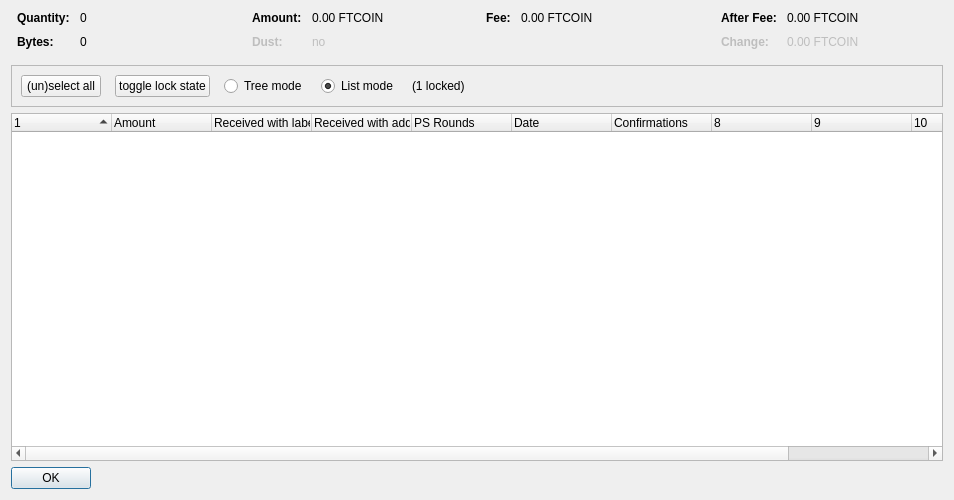
<?xml version="1.0" encoding="UTF-8"?>
<ui version="4.0">
 <class>CoinControlDialog</class>
 <widget class="QDialog" name="CoinControlDialog">
  <property name="geometry">
   <rect>
    <x>0</x>
    <y>0</y>
    <width>954</width>
    <height>500</height>
   </rect>
  </property>
  <property name="windowTitle">
   <string>Coin Selection</string>
  </property>
  <layout class="QVBoxLayout" name="verticalLayout">
   <item>
    <layout class="QHBoxLayout" name="horizontalLayoutTop" stretch="0,0,0,0">
     <property name="topMargin">
      <number>0</number>
     </property>
     <property name="bottomMargin">
      <number>10</number>
     </property>
     <item>
      <layout class="QFormLayout" name="formLayoutCoinControl1">
       <property name="horizontalSpacing">
        <number>10</number>
       </property>
       <property name="verticalSpacing">
        <number>10</number>
       </property>
       <property name="leftMargin">
        <number>6</number>
       </property>
       <property name="rightMargin">
        <number>6</number>
       </property>
       <item row="0" column="0">
        <widget class="QLabel" name="labelCoinControlQuantityText">
         <property name="font">
          <font>
           <weight>75</weight>
           <bold>true</bold>
          </font>
         </property>
         <property name="text">
          <string>Quantity:</string>
         </property>
        </widget>
       </item>
       <item row="0" column="1">
        <widget class="QLabel" name="labelCoinControlQuantity">
         <property name="cursor">
          <cursorShape>IBeamCursor</cursorShape>
         </property>
         <property name="contextMenuPolicy">
          <enum>Qt::ActionsContextMenu</enum>
         </property>
         <property name="text">
          <string notr="true">0</string>
         </property>
         <property name="textInteractionFlags">
          <set>Qt::LinksAccessibleByMouse|Qt::TextSelectableByKeyboard|Qt::TextSelectableByMouse</set>
         </property>
        </widget>
       </item>
       <item row="1" column="0">
        <widget class="QLabel" name="labelCoinControlBytesText">
         <property name="font">
          <font>
           <weight>75</weight>
           <bold>true</bold>
          </font>
         </property>
         <property name="text">
          <string>Bytes:</string>
         </property>
        </widget>
       </item>
       <item row="1" column="1">
        <widget class="QLabel" name="labelCoinControlBytes">
         <property name="cursor">
          <cursorShape>IBeamCursor</cursorShape>
         </property>
         <property name="contextMenuPolicy">
          <enum>Qt::ActionsContextMenu</enum>
         </property>
         <property name="text">
          <string notr="true">0</string>
         </property>
         <property name="textInteractionFlags">
          <set>Qt::LinksAccessibleByMouse|Qt::TextSelectableByKeyboard|Qt::TextSelectableByMouse</set>
         </property>
        </widget>
       </item>
      </layout>
     </item>
     <item>
      <layout class="QFormLayout" name="formLayoutCoinControl2">
       <property name="horizontalSpacing">
        <number>10</number>
       </property>
       <property name="verticalSpacing">
        <number>10</number>
       </property>
       <property name="leftMargin">
        <number>6</number>
       </property>
       <property name="rightMargin">
        <number>6</number>
       </property>
       <item row="0" column="0">
        <widget class="QLabel" name="labelCoinControlAmountText">
         <property name="font">
          <font>
           <weight>75</weight>
           <bold>true</bold>
          </font>
         </property>
         <property name="text">
          <string>Amount:</string>
         </property>
        </widget>
       </item>
       <item row="0" column="1">
        <widget class="QLabel" name="labelCoinControlAmount">
         <property name="cursor">
          <cursorShape>IBeamCursor</cursorShape>
         </property>
         <property name="contextMenuPolicy">
          <enum>Qt::ActionsContextMenu</enum>
         </property>
         <property name="text">
          <string notr="true">0.00 FTCOIN</string>
         </property>
         <property name="textInteractionFlags">
          <set>Qt::LinksAccessibleByMouse|Qt::TextSelectableByKeyboard|Qt::TextSelectableByMouse</set>
         </property>
        </widget>
       </item>
       <item row="1" column="0">
        <widget class="QLabel" name="labelCoinControlLowOutputText">
         <property name="enabled">
          <bool>false</bool>
         </property>
         <property name="font">
          <font>
           <weight>75</weight>
           <bold>true</bold>
          </font>
         </property>
         <property name="text">
          <string>Dust:</string>
         </property>
        </widget>
       </item>
       <item row="1" column="1">
        <widget class="QLabel" name="labelCoinControlLowOutput">
         <property name="enabled">
          <bool>false</bool>
         </property>
         <property name="cursor">
          <cursorShape>IBeamCursor</cursorShape>
         </property>
         <property name="contextMenuPolicy">
          <enum>Qt::ActionsContextMenu</enum>
         </property>
         <property name="text">
          <string notr="true">no</string>
         </property>
         <property name="textInteractionFlags">
          <set>Qt::LinksAccessibleByMouse|Qt::TextSelectableByKeyboard|Qt::TextSelectableByMouse</set>
         </property>
        </widget>
       </item>
      </layout>
     </item>
     <item>
      <layout class="QFormLayout" name="formLayoutCoinControl3">
       <property name="horizontalSpacing">
        <number>10</number>
       </property>
       <property name="verticalSpacing">
        <number>10</number>
       </property>
       <property name="leftMargin">
        <number>6</number>
       </property>
       <property name="rightMargin">
        <number>6</number>
       </property>
       <item row="0" column="0">
        <widget class="QLabel" name="labelCoinControlFeeText">
         <property name="font">
          <font>
           <weight>75</weight>
           <bold>true</bold>
          </font>
         </property>
         <property name="text">
          <string>Fee:</string>
         </property>
        </widget>
       </item>
       <item row="0" column="1">
        <widget class="QLabel" name="labelCoinControlFee">
         <property name="cursor">
          <cursorShape>IBeamCursor</cursorShape>
         </property>
         <property name="contextMenuPolicy">
          <enum>Qt::ActionsContextMenu</enum>
         </property>
         <property name="text">
          <string notr="true">0.00 FTCOIN</string>
         </property>
         <property name="textInteractionFlags">
          <set>Qt::LinksAccessibleByMouse|Qt::TextSelectableByKeyboard|Qt::TextSelectableByMouse</set>
         </property>
        </widget>
       </item>
      </layout>
     </item>
     <item>
      <layout class="QFormLayout" name="formLayoutCoinControl4">
       <property name="horizontalSpacing">
        <number>10</number>
       </property>
       <property name="verticalSpacing">
        <number>10</number>
       </property>
       <property name="leftMargin">
        <number>6</number>
       </property>
       <property name="rightMargin">
        <number>6</number>
       </property>
       <item row="0" column="0">
        <widget class="QLabel" name="labelCoinControlAfterFeeText">
         <property name="font">
          <font>
           <weight>75</weight>
           <bold>true</bold>
          </font>
         </property>
         <property name="text">
          <string>After Fee:</string>
         </property>
        </widget>
       </item>
       <item row="0" column="1">
        <widget class="QLabel" name="labelCoinControlAfterFee">
         <property name="cursor">
          <cursorShape>IBeamCursor</cursorShape>
         </property>
         <property name="contextMenuPolicy">
          <enum>Qt::ActionsContextMenu</enum>
         </property>
         <property name="text">
          <string notr="true">0.00 FTCOIN</string>
         </property>
         <property name="textInteractionFlags">
          <set>Qt::LinksAccessibleByMouse|Qt::TextSelectableByKeyboard|Qt::TextSelectableByMouse</set>
         </property>
        </widget>
       </item>
       <item row="1" column="0">
        <widget class="QLabel" name="labelCoinControlChangeText">
         <property name="enabled">
          <bool>false</bool>
         </property>
         <property name="font">
          <font>
           <weight>75</weight>
           <bold>true</bold>
          </font>
         </property>
         <property name="text">
          <string>Change:</string>
         </property>
        </widget>
       </item>
       <item row="1" column="1">
        <widget class="QLabel" name="labelCoinControlChange">
         <property name="enabled">
          <bool>false</bool>
         </property>
         <property name="cursor">
          <cursorShape>IBeamCursor</cursorShape>
         </property>
         <property name="contextMenuPolicy">
          <enum>Qt::ActionsContextMenu</enum>
         </property>
         <property name="text">
          <string notr="true">0.00 FTCOIN</string>
         </property>
         <property name="textInteractionFlags">
          <set>Qt::LinksAccessibleByMouse|Qt::TextSelectableByKeyboard|Qt::TextSelectableByMouse</set>
         </property>
        </widget>
       </item>
      </layout>
     </item>
    </layout>
   </item>
   <item>
    <widget class="QFrame" name="frame">
     <property name="minimumSize">
      <size>
       <width>0</width>
       <height>40</height>
      </size>
     </property>
     <property name="frameShape">
      <enum>QFrame::StyledPanel</enum>
     </property>
     <property name="frameShadow">
      <enum>QFrame::Sunken</enum>
     </property>
     <layout class="QHBoxLayout" name="horizontalLayout">
      <item>
       <layout class="QHBoxLayout" name="horizontalLayoutPanel" stretch="0,0,0,0,0,0">
        <property name="spacing">
         <number>14</number>
        </property>
        <item>
         <widget class="QPushButton" name="pushButtonSelectAll">
          <property name="sizePolicy">
           <sizepolicy hsizetype="Maximum" vsizetype="Fixed">
            <horstretch>0</horstretch>
            <verstretch>0</verstretch>
           </sizepolicy>
          </property>
          <property name="text">
           <string>(un)select all</string>
          </property>
          <property name="autoDefault">
           <bool>false</bool>
          </property>
         </widget>
        </item>
        <item>
         <widget class="QPushButton" name="pushButtonToggleLock">
          <property name="sizePolicy">
           <sizepolicy hsizetype="Maximum" vsizetype="Fixed">
            <horstretch>0</horstretch>
            <verstretch>0</verstretch>
           </sizepolicy>
          </property>
          <property name="text">
           <string>toggle lock state</string>
          </property>
          <property name="autoDefault">
           <bool>false</bool>
          </property>
         </widget>
        </item>
        <item>
         <widget class="QRadioButton" name="radioTreeMode">
          <property name="sizePolicy">
           <sizepolicy hsizetype="Maximum" vsizetype="Fixed">
            <horstretch>0</horstretch>
            <verstretch>0</verstretch>
           </sizepolicy>
          </property>
          <property name="text">
           <string>Tree mode</string>
          </property>
         </widget>
        </item>
        <item>
         <widget class="QRadioButton" name="radioListMode">
          <property name="sizePolicy">
           <sizepolicy hsizetype="Maximum" vsizetype="Fixed">
            <horstretch>0</horstretch>
            <verstretch>0</verstretch>
           </sizepolicy>
          </property>
          <property name="text">
           <string>List mode</string>
          </property>
          <property name="checked">
           <bool>true</bool>
          </property>
         </widget>
        </item>
        <item>
         <widget class="QLabel" name="labelLocked">
          <property name="text">
           <string>(1 locked)</string>
          </property>
         </widget>
        </item>
        <item>
         <spacer name="horizontalSpacer">
          <property name="orientation">
           <enum>Qt::Horizontal</enum>
          </property>
          <property name="sizeHint" stdset="0">
           <size>
            <width>40</width>
            <height>20</height>
           </size>
          </property>
         </spacer>
        </item>
       </layout>
      </item>
     </layout>
    </widget>
   </item>
   <item>
    <widget class="CoinControlTreeWidget" name="treeWidget">
     <property name="contextMenuPolicy">
      <enum>Qt::CustomContextMenu</enum>
     </property>
     <property name="sortingEnabled">
      <bool>false</bool>
     </property>
     <property name="columnCount">
      <number>11</number>
     </property>
     <attribute name="headerShowSortIndicator" stdset="0">
      <bool>true</bool>
     </attribute>
     <attribute name="headerStretchLastSection">
      <bool>false</bool>
     </attribute>
     <column>
      <property name="text">
       <string/>
      </property>
     </column>
     <column>
      <property name="text">
       <string>Amount</string>
      </property>
     </column>
     <column>
      <property name="text">
       <string>Received with label</string>
      </property>
     </column>
     <column>
      <property name="text">
       <string>Received with address</string>
      </property>
     </column>
     <column>
      <property name="text">
       <string>PS Rounds</string>
      </property>
     </column>
     <column>
      <property name="text">
       <string>Date</string>
      </property>
     </column>
     <column>
      <property name="text">
       <string>Confirmations</string>
      </property>
      <property name="toolTip">
       <string>Confirmed</string>
      </property>
     </column>
     <column>
      <property name="text">
       <string/>
      </property>
     </column>
     <column>
      <property name="text">
       <string/>
      </property>
     </column>
     <column>
      <property name="text">
       <string/>
      </property>
     </column>
     <column>
      <property name="text">
       <string/>
      </property>
     </column>
    </widget>
   </item>
   <item>
    <widget class="QDialogButtonBox" name="buttonBox">
     <property name="sizePolicy">
      <sizepolicy hsizetype="Maximum" vsizetype="Fixed">
       <horstretch>0</horstretch>
       <verstretch>0</verstretch>
      </sizepolicy>
     </property>
     <property name="orientation">
      <enum>Qt::Horizontal</enum>
     </property>
     <property name="standardButtons">
      <set>QDialogButtonBox::Ok</set>
     </property>
    </widget>
   </item>
  </layout>
 </widget>
 <customwidgets>
  <customwidget>
   <class>CoinControlTreeWidget</class>
   <extends>QTreeWidget</extends>
   <header>coincontroltreewidget.h</header>
  </customwidget>
 </customwidgets>
 <resources/>
 <connections/>
</ui>
